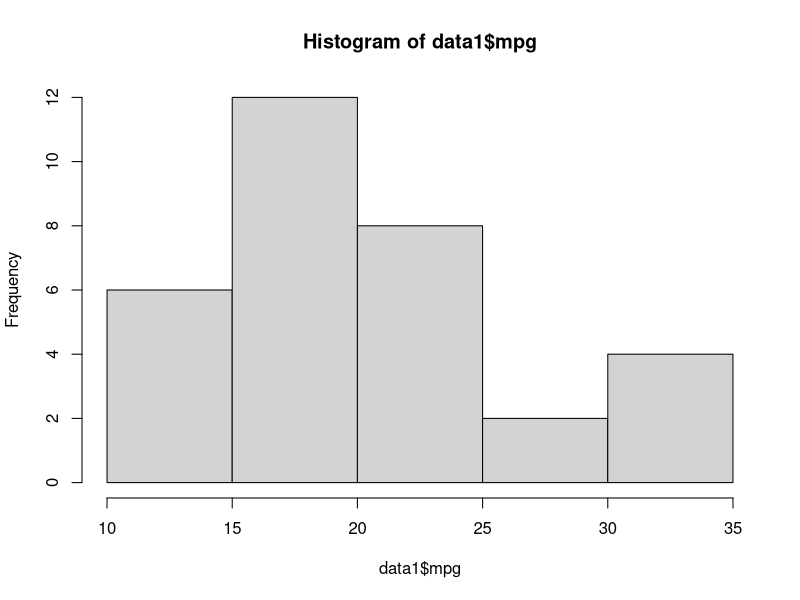
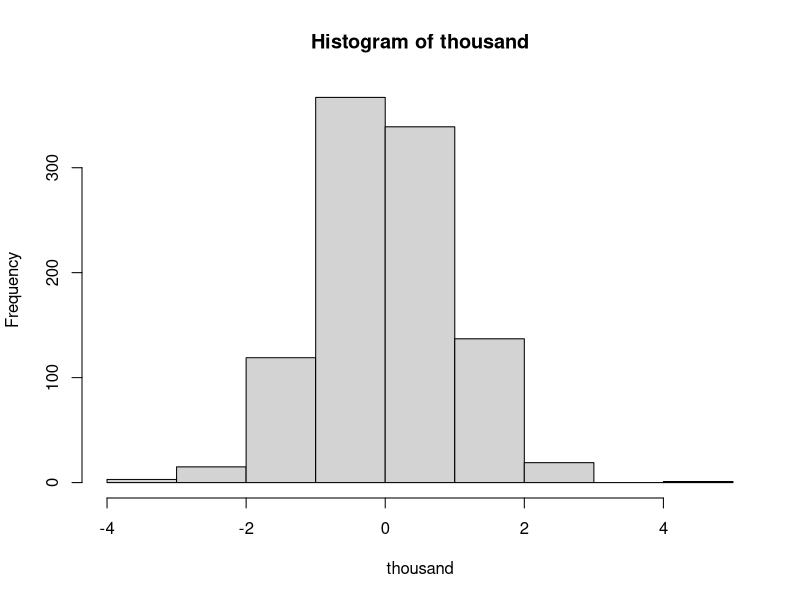
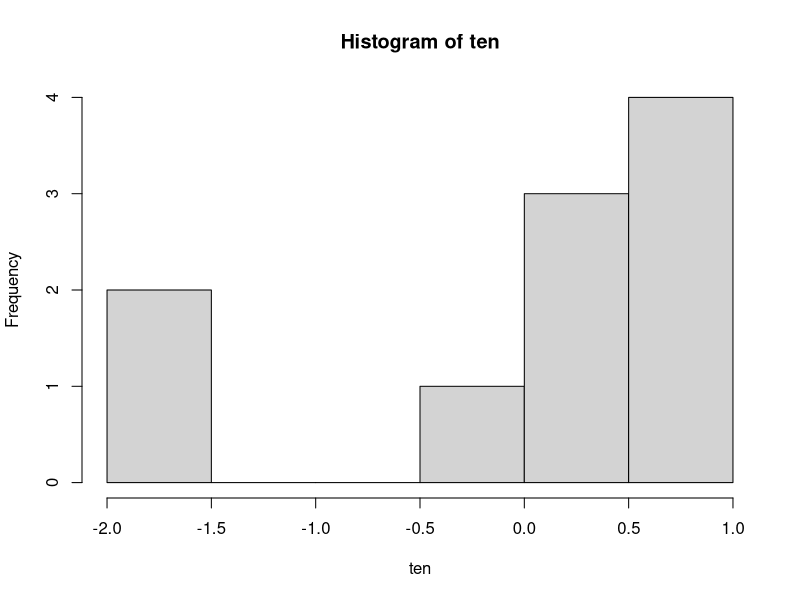
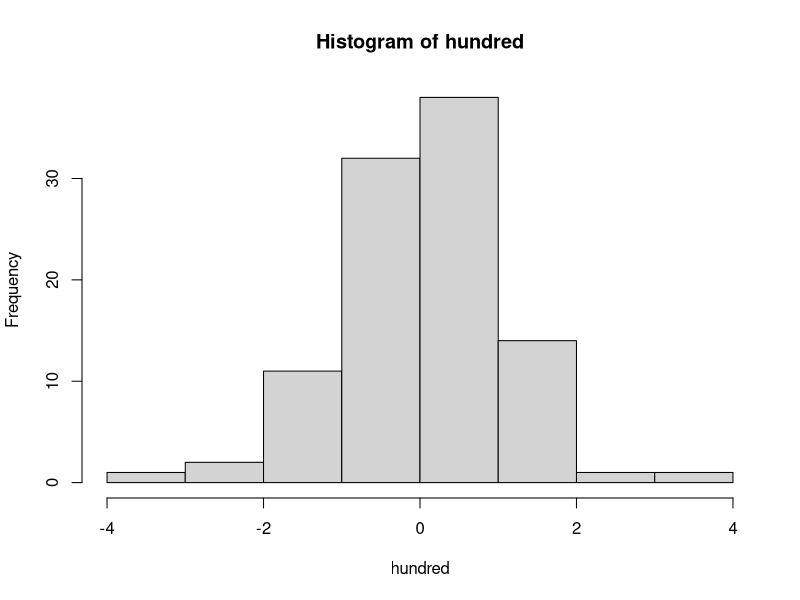
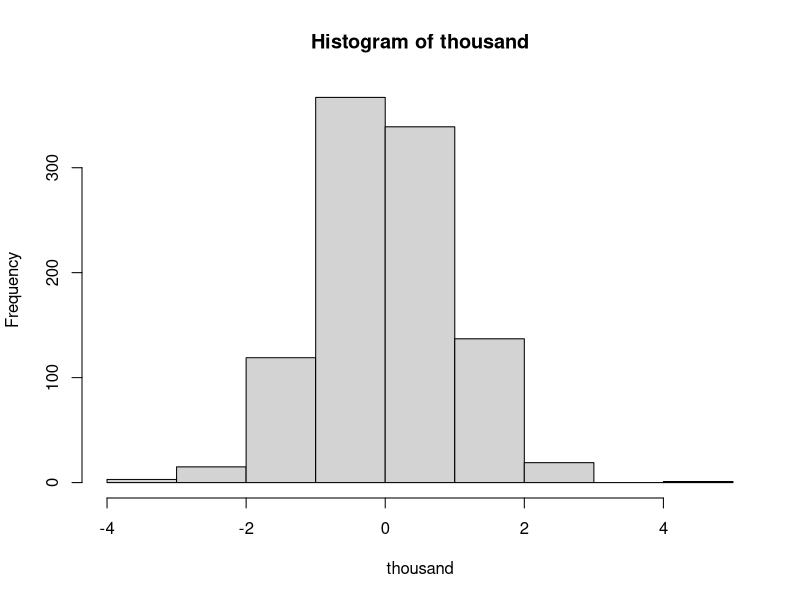

Recreate these plots in R, in order.
## ---- chunk 1
setwd("/Users/burrelvannjr/Desktop")
## ---- chunk 2
options(repos=c(CRAN="http://cran.stat.ucla.edu/"))
## ---- chunk 3
install.packages("MASS")
install.packages("psych")
## ---- chunk 4
library(MASS)
library(psych)
## ---- chunk 5
mtcars
## ---- chunk 6
data1<-mtcars
## ---- chunk 7
data1$mpg
## ---- chunk 8
summary(data1)
## ---- chunk 9
summary(data1$mpg)
## ---- chunk 10
describe(data1)
describe(data1$mpg)
## ---- chunk 11
mean(data1$mpg)
median(data1$mpg)
sd(data1$mpg)
min(data1$mpg)
max(data1$mpg)
range(data1$mpg)
## ---- chunk 12
min1<-min(data1$mpg)
max1<-max(data1$mpg)
max1-min1
## ---- chunk 13
range1<-max1-min1
range1
## ---- chunk 14
max(data1$mpg)-min(data1$mpg)
## ---- chunk 15
hist(data1$mpg)
## ---- chunk 16
rnorm(100,0,1)
rnorm(100)
## ---- chunk 17
rnorm(10)
## ---- chunk 18
rnorm(100)
## ---- chunk 19
rnorm(1000)
## ---- chunk 20
ten<-rnorm(10)
hundred<-rnorm(100)
thousand<-rnorm(1000)
## ---- chunk 21
mean(thousand)
median(thousand)
sd(thousand)
min(thousand)
max(thousand)
range<-max(thousand)-min(thousand)
range
hist(thousand)
## ---- chunk 22
hist(ten)
hist(hundred)
hist(thousand)
